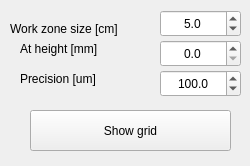
<?xml version="1.0" encoding="UTF-8"?>
<ui version="4.0">
 <class>GridCalc</class>
 <widget class="QWidget" name="GridCalc">
  <property name="geometry">
   <rect>
    <x>0</x>
    <y>0</y>
    <width>250</width>
    <height>166</height>
   </rect>
  </property>
  <property name="windowTitle">
   <string>Grid claculator</string>
  </property>
  <widget class="QDoubleSpinBox" name="size">
   <property name="geometry">
    <rect>
     <x>160</x>
     <y>10</y>
     <width>81</width>
     <height>27</height>
    </rect>
   </property>
   <property name="alignment">
    <set>Qt::AlignCenter</set>
   </property>
   <property name="decimals">
    <number>1</number>
   </property>
   <property name="minimum">
    <double>0.100000000000000</double>
   </property>
   <property name="value">
    <double>5.000000000000000</double>
   </property>
  </widget>
  <widget class="QLabel" name="label">
   <property name="geometry">
    <rect>
     <x>10</x>
     <y>20</y>
     <width>121</width>
     <height>17</height>
    </rect>
   </property>
   <property name="text">
    <string>Work zone size [cm]</string>
   </property>
  </widget>
  <widget class="QLabel" name="label_2">
   <property name="geometry">
    <rect>
     <x>20</x>
     <y>70</y>
     <width>91</width>
     <height>17</height>
    </rect>
   </property>
   <property name="text">
    <string>Precision [um]</string>
   </property>
  </widget>
  <widget class="QDoubleSpinBox" name="precision">
   <property name="geometry">
    <rect>
     <x>160</x>
     <y>70</y>
     <width>81</width>
     <height>27</height>
    </rect>
   </property>
   <property name="alignment">
    <set>Qt::AlignCenter</set>
   </property>
   <property name="decimals">
    <number>1</number>
   </property>
   <property name="minimum">
    <double>1.000000000000000</double>
   </property>
   <property name="maximum">
    <double>10000.000000000000000</double>
   </property>
   <property name="singleStep">
    <double>100.000000000000000</double>
   </property>
   <property name="value">
    <double>100.000000000000000</double>
   </property>
  </widget>
  <widget class="QDoubleSpinBox" name="height">
   <property name="geometry">
    <rect>
     <x>160</x>
     <y>40</y>
     <width>81</width>
     <height>27</height>
    </rect>
   </property>
   <property name="alignment">
    <set>Qt::AlignCenter</set>
   </property>
   <property name="decimals">
    <number>1</number>
   </property>
   <property name="minimum">
    <double>0.000000000000000</double>
   </property>
   <property name="maximum">
    <double>1000.000000000000000</double>
   </property>
   <property name="singleStep">
    <double>3.000000000000000</double>
   </property>
   <property name="value">
    <double>0.000000000000000</double>
   </property>
  </widget>
  <widget class="QLabel" name="label_3">
   <property name="geometry">
    <rect>
     <x>20</x>
     <y>40</y>
     <width>91</width>
     <height>17</height>
    </rect>
   </property>
   <property name="text">
    <string>At height [mm]</string>
   </property>
  </widget>
  <widget class="QPushButton" name="showGrid">
   <property name="geometry">
    <rect>
     <x>30</x>
     <y>110</y>
     <width>201</width>
     <height>41</height>
    </rect>
   </property>
   <property name="text">
    <string>Show grid</string>
   </property>
  </widget>
 </widget>
 <resources/>
 <connections/>
</ui>
